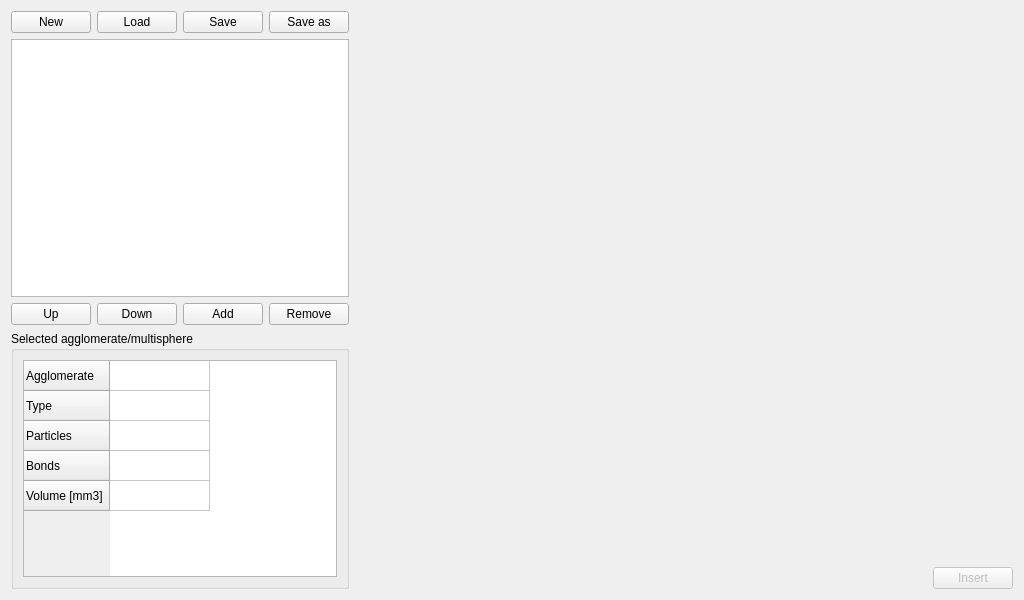
<?xml version="1.0" encoding="UTF-8"?>
<ui version="4.0">
 <class>agglomeratesDatabaseTab</class>
 <widget class="QDialog" name="agglomeratesDatabaseTab">
  <property name="geometry">
   <rect>
    <x>0</x>
    <y>0</y>
    <width>1024</width>
    <height>600</height>
   </rect>
  </property>
  <property name="windowTitle">
   <string>Agglomerates/Multispheres Database</string>
  </property>
  <property name="windowIcon">
   <iconset resource="../../MUSEN/QT_GUI/qt_gui.qrc">
    <normaloff>:/QT_GUI/Pictures/aggloIco.png</normaloff>:/QT_GUI/Pictures/aggloIco.png</iconset>
  </property>
  <layout class="QHBoxLayout" name="horizontalLayout_7" stretch="0,1">
   <item>
    <layout class="QVBoxLayout" name="verticalLayout">
     <item>
      <layout class="QHBoxLayout" name="horizontalLayout_4">
       <item>
        <widget class="QPushButton" name="newDatabase">
         <property name="toolTip">
          <string>Create new database</string>
         </property>
         <property name="text">
          <string>New</string>
         </property>
         <property name="icon">
          <iconset resource="../../MUSEN/QT_GUI/qt_gui.qrc">
           <normaloff>:/QT_GUI/newPage.png</normaloff>:/QT_GUI/newPage.png</iconset>
         </property>
         <property name="autoDefault">
          <bool>false</bool>
         </property>
        </widget>
       </item>
       <item>
        <widget class="QPushButton" name="loadDatabase">
         <property name="text">
          <string>Load</string>
         </property>
         <property name="icon">
          <iconset resource="../../MUSEN/QT_GUI/qt_gui.qrc">
           <normaloff>:/QT_GUI/folderr.png</normaloff>:/QT_GUI/folderr.png</iconset>
         </property>
         <property name="autoDefault">
          <bool>false</bool>
         </property>
        </widget>
       </item>
       <item>
        <widget class="QPushButton" name="saveDatabase">
         <property name="text">
          <string>Save</string>
         </property>
         <property name="icon">
          <iconset resource="../../MUSEN/QT_GUI/qt_gui.qrc">
           <normaloff>:/QT_GUI/save_button.png</normaloff>:/QT_GUI/save_button.png</iconset>
         </property>
         <property name="autoDefault">
          <bool>false</bool>
         </property>
        </widget>
       </item>
       <item>
        <widget class="QPushButton" name="saveDatabaseAs">
         <property name="text">
          <string>Save as</string>
         </property>
         <property name="icon">
          <iconset resource="../../MUSEN/QT_GUI/qt_gui.qrc">
           <normaloff>:/QT_GUI/Pictures/save_as.png</normaloff>:/QT_GUI/Pictures/save_as.png</iconset>
         </property>
         <property name="autoDefault">
          <bool>false</bool>
         </property>
        </widget>
       </item>
      </layout>
     </item>
     <item>
      <widget class="QListWidget" name="agglomeratesList"/>
     </item>
     <item>
      <layout class="QHBoxLayout" name="horizontalLayout_5">
       <item>
        <widget class="QPushButton" name="upAgglomerate">
         <property name="text">
          <string>Up</string>
         </property>
         <property name="autoDefault">
          <bool>false</bool>
         </property>
        </widget>
       </item>
       <item>
        <widget class="QPushButton" name="downAgglomerate">
         <property name="text">
          <string>Down</string>
         </property>
         <property name="autoDefault">
          <bool>false</bool>
         </property>
        </widget>
       </item>
       <item>
        <widget class="QPushButton" name="addAgglomerate">
         <property name="toolTip">
          <string>Add geometry from STL file (text format)</string>
         </property>
         <property name="text">
          <string>Add</string>
         </property>
         <property name="icon">
          <iconset resource="../../MUSEN/QT_GUI/qt_gui.qrc">
           <normaloff>:/QT_GUI/Pictures/add.png</normaloff>:/QT_GUI/Pictures/add.png</iconset>
         </property>
         <property name="autoDefault">
          <bool>false</bool>
         </property>
        </widget>
       </item>
       <item>
        <widget class="QPushButton" name="deleteAgglom">
         <property name="toolTip">
          <string>Remove geometry from database</string>
         </property>
         <property name="text">
          <string>Remove</string>
         </property>
         <property name="icon">
          <iconset resource="../../MUSEN/QT_GUI/qt_gui.qrc">
           <normaloff>:/QT_GUI/Pictures/minus.png</normaloff>:/QT_GUI/Pictures/minus.png</iconset>
         </property>
         <property name="autoDefault">
          <bool>false</bool>
         </property>
        </widget>
       </item>
      </layout>
     </item>
     <item>
      <widget class="QGroupBox" name="groupBox_2">
       <property name="title">
        <string>Selected agglomerate/multisphere</string>
       </property>
       <layout class="QHBoxLayout" name="horizontalLayout_6">
        <item>
         <widget class="QTableWidget" name="selAgglomerateTable">
          <attribute name="horizontalHeaderVisible">
           <bool>false</bool>
          </attribute>
          <row>
           <property name="text">
            <string>Agglomerate</string>
           </property>
          </row>
          <row>
           <property name="text">
            <string>Type</string>
           </property>
          </row>
          <row>
           <property name="text">
            <string>Particles</string>
           </property>
          </row>
          <row>
           <property name="text">
            <string>Bonds</string>
           </property>
          </row>
          <row>
           <property name="text">
            <string>Volume [mm3]</string>
           </property>
          </row>
          <column>
           <property name="text">
            <string>New Column</string>
           </property>
          </column>
          <item row="0" column="0">
           <property name="text">
            <string/>
           </property>
          </item>
          <item row="1" column="0">
           <property name="text">
            <string/>
           </property>
          </item>
          <item row="2" column="0">
           <property name="text">
            <string/>
           </property>
          </item>
          <item row="3" column="0">
           <property name="text">
            <string/>
           </property>
          </item>
          <item row="4" column="0">
           <property name="text">
            <string/>
           </property>
          </item>
         </widget>
        </item>
       </layout>
      </widget>
     </item>
    </layout>
   </item>
   <item>
    <layout class="QVBoxLayout" name="verticalLayout_3" stretch="1,0">
     <item>
      <widget class="CAgglomOpenGLView" name="agglomOpenGLView" native="true"/>
     </item>
     <item>
      <layout class="QHBoxLayout" name="horizontalLayout_8">
       <item>
        <spacer name="horizontalSpacer">
         <property name="orientation">
          <enum>Qt::Horizontal</enum>
         </property>
         <property name="sizeHint" stdset="0">
          <size>
           <width>40</width>
           <height>20</height>
          </size>
         </property>
        </spacer>
       </item>
       <item>
        <widget class="QPushButton" name="insertAgglomerate">
         <property name="enabled">
          <bool>false</bool>
         </property>
         <property name="toolTip">
          <string>Insert selected geometry to the scene</string>
         </property>
         <property name="text">
          <string>Insert</string>
         </property>
         <property name="icon">
          <iconset resource="../../MUSEN/QT_GUI/qt_gui.qrc">
           <normaloff>:/QT_GUI/Pictures/set.png</normaloff>:/QT_GUI/Pictures/set.png</iconset>
         </property>
        </widget>
       </item>
      </layout>
     </item>
    </layout>
   </item>
  </layout>
 </widget>
 <customwidgets>
  <customwidget>
   <class>CAgglomOpenGLView</class>
   <extends>QWidget</extends>
   <header>AgglomOpenGLView.h</header>
   <container>1</container>
  </customwidget>
 </customwidgets>
 <resources>
  <include location="../../MUSEN/QT_GUI/qt_gui.qrc"/>
 </resources>
 <connections/>
</ui>
